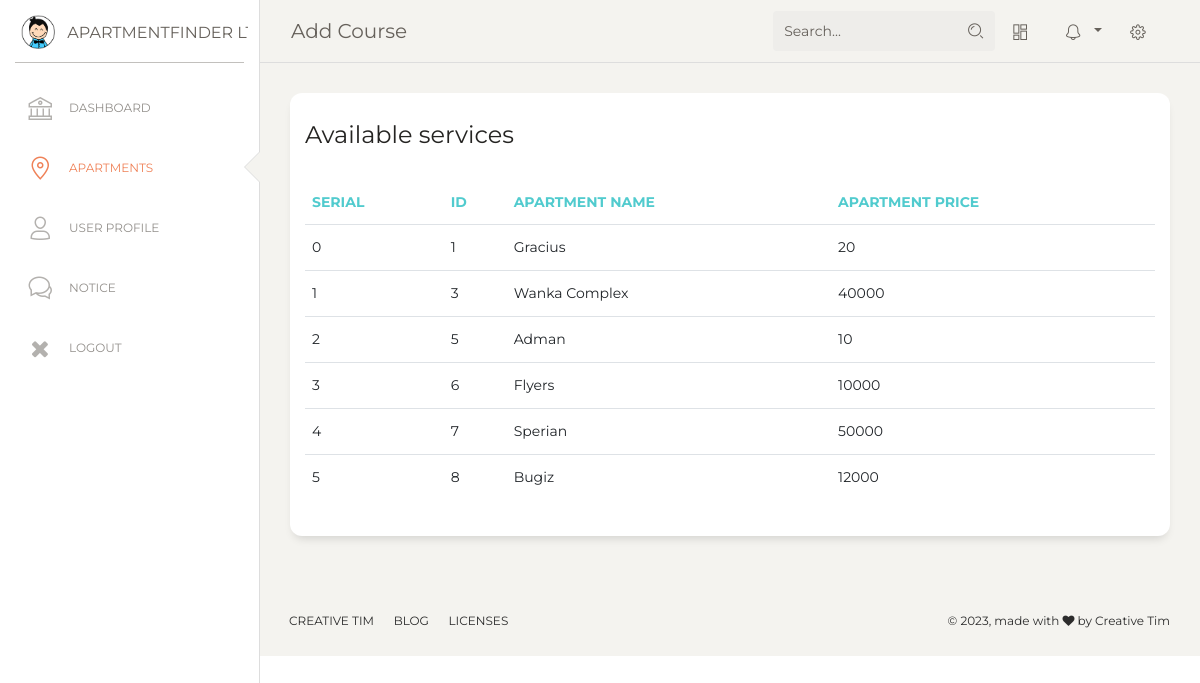
The app's page /userdash/dashboard/map.php with its own data.
### tables this page shows
CREATE TABLE `apartments` (
  `id` int(255) NOT NULL,
  `apartment_name` varchar(255) NOT NULL,
  `apartment_photo` varchar(60) NOT NULL,
  `apartment_price` int(255) NOT NULL,
  `apartment_location` varchar(255) NOT NULL,
  `garages` int(255) NOT NULL,
  `apartment_type` varchar(255) NOT NULL,
  `bathrooms` int(255) NOT NULL,
  `status` int(11) NOT NULL DEFAULT 1
);

### userdash/dashboard/map.php (the view, shortened to what this page needs)
<?php
@include('config.php');
?>
<!DOCTYPE html>
<html lang="en">
<head>
  <link href="https://maxcdn.bootstrapcdn.com/font-awesome/latest/css/font-awesome.min.css" rel="stylesheet">
  <link href="../assets/css/bootstrap.min.css" rel="stylesheet" />
  <link href="../assets/css/paper-dashboard.css?v=2.0.1" rel="stylesheet" />
  <link href="../assets/demo/demo.css" rel="stylesheet" />
</head>
<body class="">
  <div class="wrapper ">
    <div class="sidebar" data-color="white" data-active-color="danger">
      <div class="logo">
        <a href="https://www.creative-tim.com" class="simple-text logo-mini">
          <div class="logo-image-small">
            <img src="../assets/img/logo-small.png">
          </div>
        </a>
        <a href="https://www.creative-tim.com" class="simple-text logo-normal">
          ApartmentFinder Ltd
        </a>
      </div>
      <div class="sidebar-wrapper">
        <ul class="nav">
          <li>
            <a href="./index.php">
              <i class="nc-icon nc-bank"></i>
              <p>Dashboard</p>
            </a>
          </li>
          <li class="active ">
            <a href="./map.php">
              <i class="nc-icon nc-pin-3"></i>
              <p>Apartments</p>
            </a>
          </li>
          <li>
            <a href="./user.php">
              <i class="nc-icon nc-single-02"></i>
              <p>User Profile</p>
            </a>
          </li>
          <li>
            <a href="./notice.php">
              <i class="nc-icon nc-chat-33"></i>
              <p>Notice</p>
            </a>
          </li>
         <li>
            <a href="../../user_page.php">
              <i class="fa fa-close"></i>
              <p>Logout</p>
            </a>
          </li>
        </ul>
      </div>
    </div>
    <div class="main-panel">
      <nav class="navbar navbar-expand-lg navbar-absolute fixed-top navbar-transparent">
        <div class="container-fluid">
          <div class="navbar-wrapper">
            <a class="navbar-brand" href="javascript:;">Add Course</a>
          </div>
          <div class="collapse navbar-collapse justify-content-end" id="navigation">
            <form>
              <div class="input-group no-border">
                <input type="text" value="" class="form-control" placeholder="Search...">
                <div class="input-group-append">
                  <div class="input-group-text">
                    <i class="nc-icon nc-zoom-split"></i>
                  </div>
                </div>
              </div>
            </form>
            <ul class="navbar-nav">
              <li class="nav-item">
                <a class="nav-link btn-magnify" href="javascript:;">
                  <i class="nc-icon nc-layout-11"></i>
                </a>
              </li>
              <li class="nav-item btn-rotate dropdown">
                <a class="nav-link dropdown-toggle" href="http://example.com" id="navbarDropdownMenuLink" data-toggle="dropdown" aria-haspopup="true" aria-expanded="false">
                  <i class="nc-icon nc-bell-55"></i>
                </a>
              </li>
              <li class="nav-item">
                <a class="nav-link btn-rotate" href="javascript:;">
                  <i class="nc-icon nc-settings-gear-65"></i>
                </a>
              </li>
            </ul>
          </div>
        </div>
      </nav>
      <div class="content">
        <div class="row">
          <div class="col-md-12">
            <div class="card">
              <div class="card-header">
                <h4 class="card-title"> Available services</h4>
              </div>
              <div class="card-body">
                <div class="table-responsive">
                  <table class="table">
                    <thead class=" text-primary">
                      <th>serial</th>
                      <th>
                        Id
                      </th>
                      <th>
                        Apartment Name
                      </th>
                      <th>
                        apartment price
                      </th>
                    </thead>
                    <tbody>
                      <tr>
                        <?php
                        $i = 0;
        if($stmt = $conn->query("SELECT * FROM apartments")){
          while ($row = $stmt->fetch_assoc()) {
            ?>
           <tr style="background-color:white; font-size: 14px;">
                 <td class="serial"><?php echo $i++?></td>
                 <td><?php echo $row['id']?></td>
                 <td><?php echo $row['apartment_name']?></td>
                 <td><?php echo $row['apartment_price']?></td>
              </tr>
          <?php
        }
      }
        ?>
                      </tr>
                    </tbody>
                  </table>
                </div>
              </div>
            </div>
          </div>
        </div>
      </div>
      <footer class="footer footer-black  footer-white ">
        <div class="container-fluid">
          <div class="row">
            <nav class="footer-nav">
              <ul>
                <li><a href="https://www.creative-tim.com" target="_blank">Creative Tim</a></li>
                <li><a href="https://www.creative-tim.com/blog" target="_blank">Blog</a></li>
                <li><a href="https://www.creative-tim.com/license" target="_blank">Licenses</a></li>
              </ul>
            </nav>
            <div class="credits ml-auto">
              <span class="copyright">
                © , made with <i class="fa fa-heart heart"></i> by Creative Tim
              </span>
            </div>
          </div>
        </div>
      </footer>
    </div>
  </div>
</body>
</html>

### records on screen
apartments: id "1", apartment_name "Gracius", apartment_price "20"
apartments: id "3", apartment_name "Wanka Complex", apartment_price "40000"
apartments: id "5", apartment_name "Adman", apartment_price "10"
apartments: id "6", apartment_name "Flyers", apartment_price "10000"
apartments: id "7", apartment_name "Sperian", apartment_price "50000"
apartments: id "8", apartment_name "Bugiz", apartment_price "12000"
